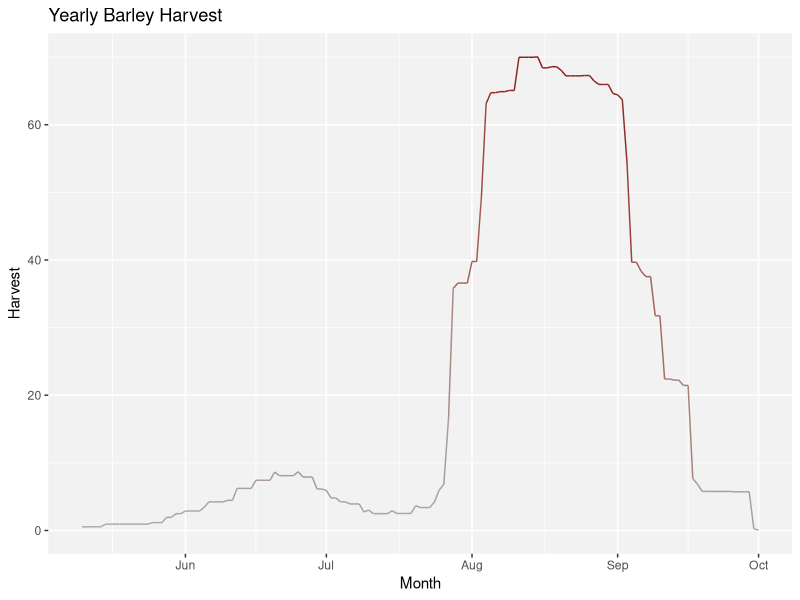

Recreate this plot in R.
# This Script takes the consolidated table with harvest seasons
#"1. Creates a decent csv that can be read directly as fields trend

wd <- "" ## where to find the
## excel files that contain demand trends for consumer
setwd(wd)

library(readxl)
library(ggplot2)
library(dplyr)

# Reading files ##############################################################
fields_no_noise <- read_excel("creating_fields_trend.xlsx", sheet = 2,
                               skip = 0)
all_harvests <- list()

# This function creates a vector 
get_harvest<- function(row){
  harvest_dates <- seq(as.Date(fields_no_noise$begin_date[row]), 
                      as.Date(fields_no_noise$end_date[row]), "days")
  active_dates <- seq(as.Date(fields_no_noise$begin_date_active[row]), 
                       as.Date(fields_no_noise$end_date_active[row]), "days")
  
  # We're gonna assume that an "active" day yields twice as a regular day.
  # So baseline: 1 "unit" every regular day
  regular_harvest <- data.frame(Date = harvest_dates,
                                basic_harvest = rep(1, length(harvest_dates)))
  active_harvest <- data.frame(Date = active_dates,
                               active_harvest = rep(1, length(active_dates)))
  
  harvest <- regular_harvest %>% left_join(active_harvest)  %>% 
    mutate(active_harvest= ifelse(is.na(active_harvest), 0, active_harvest),
           total_harvest = basic_harvest + active_harvest,
           harvest_proportion = total_harvest/sum(total_harvest),
           harvest = harvest_proportion*fields_no_noise$harvest[row]) %>%
           select(Date,harvest) 
}

for(i in 1:nrow(fields_no_noise)){
all_harvests[[i]] <- get_harvest(i)
}


fields_no_noise <- do.call("rbind", all_harvests) %>%
  filter(is.na(harvest) == FALSE) %>%
  group_by(Date) %>%
  summarise(total_harvest = sum(harvest)) %>%
  ungroup

# csv should have Month, Day, Supply fields

one_year <- data.frame(Date = seq(as.Date('2013-01-01'),as.Date('2013-12-31'), "days"))

fields_no_noise_for_csv <- one_year %>% left_join(fields_no_noise) %>%
  mutate(Supply= as.numeric(ifelse(is.na(total_harvest), 0, total_harvest)),
         Month = substr(Date, 6,7),
         Month = factor(Month,
            levels = c("01", "02", "03", "04", "05", "06",
                       "07", "08", "09", "10", "11", "12"),
            labels = c("January", "February", "March",
                       "April", "May", "June", "July",
                       "August", "September", "October",
                       "November", "December" )),
         Month = as.character(Month),
         Day = substr(Date, 9,10)) %>%
  select(Month, Day, Supply)

# Plot!
q <- ggplot(fields_no_noise, aes(x = Date, y = total_harvest, color = total_harvest)) + 
  geom_line()  +
  guides(color = "none") +
  scale_colour_continuous(low = "darkgrey", high = "firebrick4") +
  theme(panel.background = element_rect(fill = "gray95")) + 
  labs(x = "Month", y = "Harvest") +
  ggtitle("Yearly Barley Harvest")
q

# Anything below this line is not part of the code, erase if present

write.csv(fields_no_noise_for_csv, "fields_trend.csv", row.names = FALSE)

